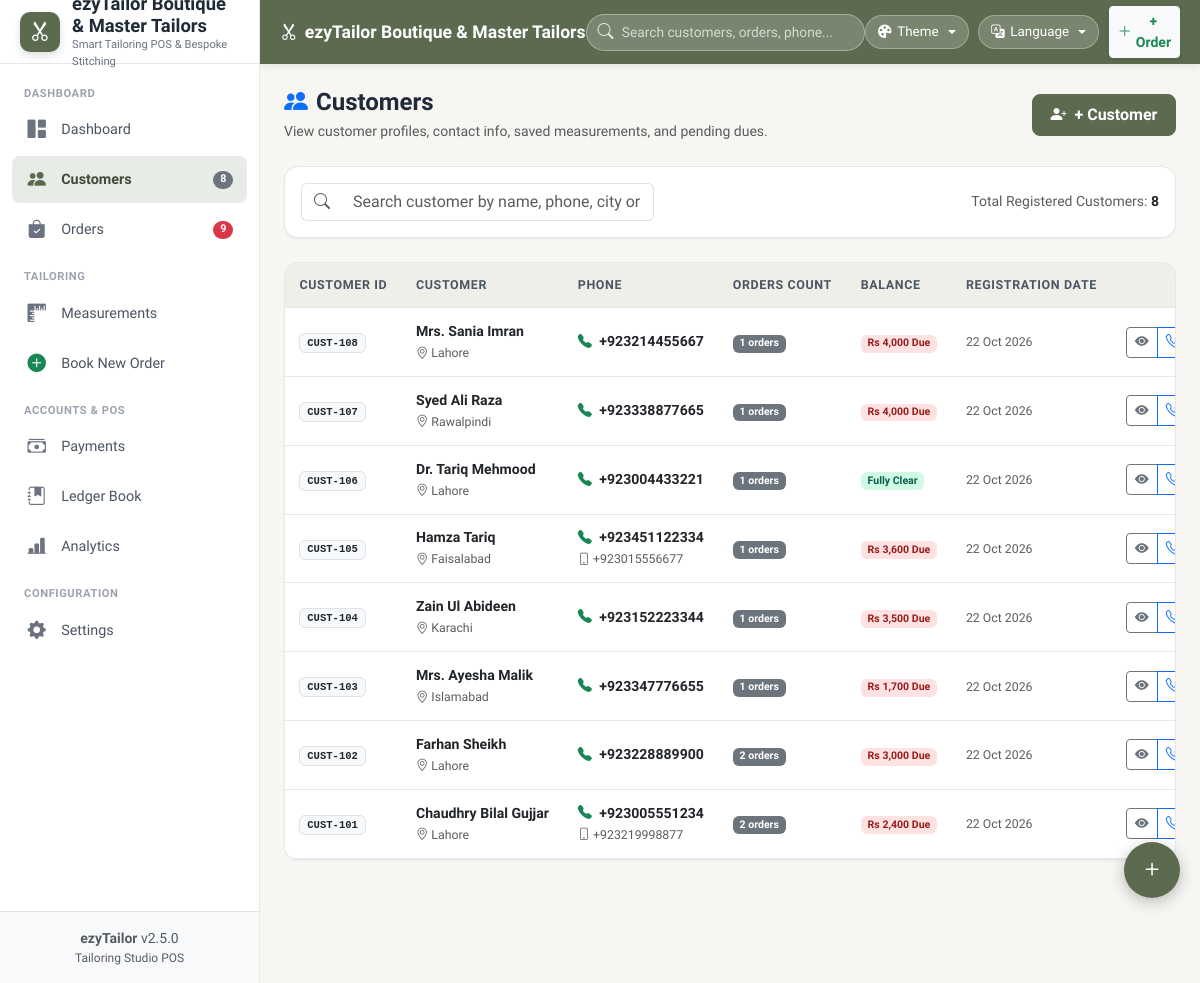
The page /customers.php on the database its author committed.
### tables this page shows
CREATE TABLE IF NOT EXISTS `settings` (
    `id` INT AUTO_INCREMENT PRIMARY KEY,
    `shop_name` VARCHAR(150) NOT NULL DEFAULT 'ezyTailor Boutique & Tailors',
    `tagline` VARCHAR(200) DEFAULT 'Smart Tailoring & Bespoke Stitching',
    `owner_name` VARCHAR(100) DEFAULT 'Ustad Muhammad Asif',
    `phone` VARCHAR(30) DEFAULT '+92 300 9876543',
    `whatsapp` VARCHAR(30) DEFAULT '+923009876543',
    `email` VARCHAR(100) DEFAULT 'contact@ezytailor.com',
    `city` VARCHAR(50) DEFAULT 'Lahore',
    `address` TEXT,
    `currency` VARCHAR(10) DEFAULT 'Rs',
    `theme` VARCHAR(30) DEFAULT 'olive',
    `language` VARCHAR(10) DEFAULT 'en',
    `receipt_header` TEXT,
    `receipt_footer` TEXT,
    `terms` TEXT,
    `receipt_paper_size` VARCHAR(10) DEFAULT '80mm',
    `show_barcode` TINYINT(1) DEFAULT 1,
    `updated_at` TIMESTAMP DEFAULT CURRENT_TIMESTAMP ON UPDATE CURRENT_TIMESTAMP
);

CREATE TABLE IF NOT EXISTS `customers` (
    `id` INT AUTO_INCREMENT PRIMARY KEY,
    `customer_code` VARCHAR(30) UNIQUE NOT NULL,
    `name` VARCHAR(100) NOT NULL,
    `phone` VARCHAR(30) NOT NULL,
    `alt_phone` VARCHAR(30) DEFAULT NULL,
    `city` VARCHAR(50) DEFAULT 'Lahore',
    `gender` ENUM('male', 'female', 'other') DEFAULT 'male',
    `address` TEXT DEFAULT NULL,
    `notes` TEXT DEFAULT NULL,
    `photo` VARCHAR(255) DEFAULT NULL,
    `created_at` TIMESTAMP DEFAULT CURRENT_TIMESTAMP,
    `updated_at` TIMESTAMP DEFAULT CURRENT_TIMESTAMP ON UPDATE CURRENT_TIMESTAMP
);

### customers.php (the view, shortened to what the rows shown need)
<?php
require_once __DIR__ . '/config/config.php';
require_once __DIR__ . '/config/db.php';
$pdo = getDB();
$sql = "
    SELECT c.*,
           COUNT(o.id) as total_orders,
           COALESCE(SUM(o.balance_due), 0) as total_balance_due,
           COALESCE(SUM(o.total_amount), 0) as total_spent
    FROM customers c
    LEFT JOIN orders o ON c.id = o.customer_id
";
$params = [];
$sql .= " GROUP BY c.id ORDER BY c.id DESC ";
$stmt = $pdo->prepare($sql);
$stmt->execute($params);
$customers = $stmt->fetchAll();
include __DIR__ . '/includes/header.php';
include __DIR__ . '/includes/sidebar.php';
include __DIR__ . '/includes/navbar.php';
?>
<div class="page-content">
    <div class="app-card">
        <div class="table-responsive">
            <table class="table table-custom">
                <thead>
                    <tr>
                        <th>Customer ID</th>
                        <th data-i18n="customer">Customer Name</th>
                        <th data-i18n="phone">Phone Number</th>
                        <th>Orders Count</th>
                        <th data-i18n="balance">Balance Due</th>
                        <th>Registration Date</th>
                        <th class="text-end" data-i18n="action">Actions</th>
                    </tr>
                </thead>
                <tbody id="customers-table-body">
                    <?php if (empty($customers)): ?>
                        <tr><td colspan="7" class="text-center py-5 text-muted">No customers found. Click "+ Add Customer" to register one.</td></tr>
                    <?php else: ?>
                        <?php foreach ($customers as $c): ?>
                            <tr>
                                <td>
                                    <span class="badge bg-light text-dark border font-monospace"><?= e($c['customer_code']) ?></span>
                                </td>
                                <td>
                                    <div class="fw-bold"><a href="customer_view.php?id=<?= $c['id'] ?>" class="text-decoration-none text-dark"><?= e($c['name']) ?></a></div>
                                    <small class="text-muted"><i class="bi bi-geo-alt"></i> <?= e($c['city'] ?: 'Lahore') ?></small>
                                </td>
                                <td>
                                    <div>
                                        <a href="tel:<?= e($c['phone']) ?>" class="text-decoration-none text-dark fw-semibold">
                                            <i class="bi bi-telephone-fill text-success me-1"></i> <?= e($c['phone']) ?>
                                        </a>
                                    </div>
                                    <?php if (!empty($c['alt_phone'])): ?>
                                        <small class="text-muted"><i class="bi bi-phone"></i> <?= e($c['alt_phone']) ?></small>
                                    <?php endif; ?>
                                </td>
                                <td>
                                    <span class="badge bg-secondary"><?= (int)$c['total_orders'] ?> orders</span>
                                </td>
                                <td>
                                    <?php if ($c['total_balance_due'] > 0): ?>
                                        <span class="badge badge-unpaid">Rs <?= number_format($c['total_balance_due']) ?> Due</span>
                                    <?php else: ?>
                                        <span class="badge badge-paid">Fully Clear</span>
                                    <?php endif; ?>
                                </td>
                                <td>
                                    <small class="text-muted"><?= format_date($c['created_at']) ?></small>
                                </td>
                                <td class="text-end">
                                    <div class="btn-group btn-group-sm">
                                        <a href="customer_view.php?id=<?= $c['id'] ?>" class="btn btn-outline-secondary" title="View Profile, Measurements & History">
                                            <i class="bi bi-eye-fill"></i>
                                        </a>
                                        <a href="tel:<?= e($c['phone']) ?>" class="btn btn-outline-primary" title="Call">
                                            <i class="bi bi-telephone-outbound"></i>
                                        </a>
                                    </div>
                                </td>
                            </tr>
                        <?php endforeach; ?>
                    <?php endif; ?>
                </tbody>
            </table>
        </div>
    </div>
</div>
<?php include __DIR__ . '/includes/footer.php'; ?>

### includes/sidebar.php (shortened to what the rows shown need)
<aside class="app-sidebar">
    <div class="sidebar-header">
        <div>
            <div class="sidebar-brand-name"><?= e($settings['shop_name']) ?></div>
            <div class="sidebar-brand-sub"><?= e($settings['tagline']) ?></div>
        </div>
    </div>
</aside>

### includes/navbar.php (shortened to what the rows shown need)
<div class="app-main-wrapper">
    <header class="app-topbar">
        <div class="topbar-left">
            <div class="topbar-title">
                <i class="bi bi-scissors"></i>
                <span class="full-name"><?= e($settings['shop_name']) ?></span>
            </div>
        </div>
    </header>
    <main class="app-main">

### rows shown on the page
settings: tagline "Smart Tailoring POS & Bespoke Stitching", shop_name "ezyTailor Boutique & Master Tailors"
customers: customer_code "CUST-108", name "Mrs. Sania Imran", city "Lahore", phone "+923214455667", total_orders "1", total_balance_due "4,000", created_at "22 Oct 2026"
customers: customer_code "CUST-107", name "Syed Ali Raza", city "Rawalpindi", phone "+923338877665", total_orders "1", total_balance_due "4,000", created_at "22 Oct 2026"
customers: customer_code "CUST-106", name "Dr. Tariq Mehmood", city "Lahore", phone "+923004433221", total_orders "1", shows "Fully Clear", created_at "22 Oct 2026"
customers: customer_code "CUST-105", name "Hamza Tariq", city "Faisalabad", phone "+923451122334", alt_phone "+923015556677", total_orders "1", total_balance_due "3,600", created_at "22 Oct 2026"
customers: customer_code "CUST-104", name "Zain Ul Abideen", city "Karachi", phone "+923152223344", total_orders "1", total_balance_due "3,500", created_at "22 Oct 2026"
customers: customer_code "CUST-103", name "Mrs. Ayesha Malik", city "Islamabad", phone "+923347776655", total_orders "1", total_balance_due "1,700", created_at "22 Oct 2026"
customers: customer_code "CUST-102", name "Farhan Sheikh", city "Lahore", phone "+923228889900", total_orders "2", total_balance_due "3,000", created_at "22 Oct 2026"
customers: customer_code "CUST-101", name "Chaudhry Bilal Gujjar", city "Lahore", phone "+923005551234", alt_phone "+923219998877", total_orders "2", total_balance_due "2,400", created_at "22 Oct 2026"

### other values the page prints
$badgeCust "8"
$badgeOrders "9"
APP_NAME "ezyTailor"
APP_VERSION "2.5.0"
count($customers) "8"
